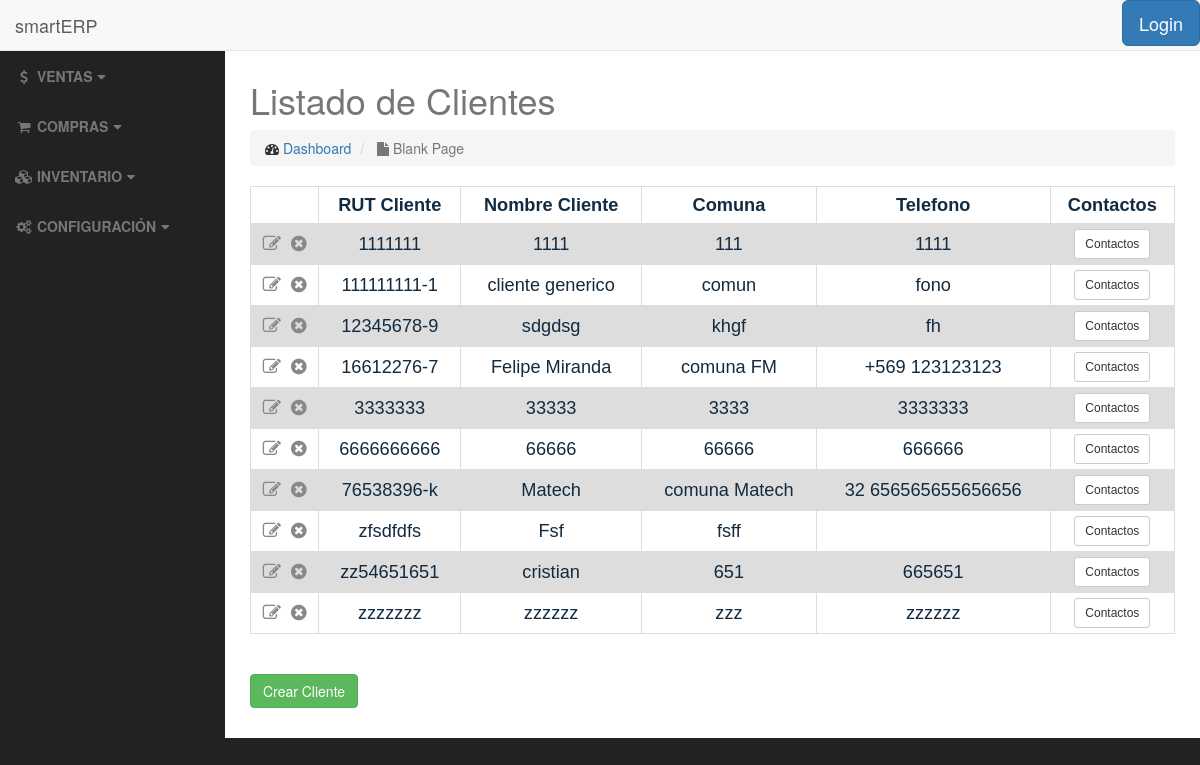
The page /clients/ on the database as committed earlier.
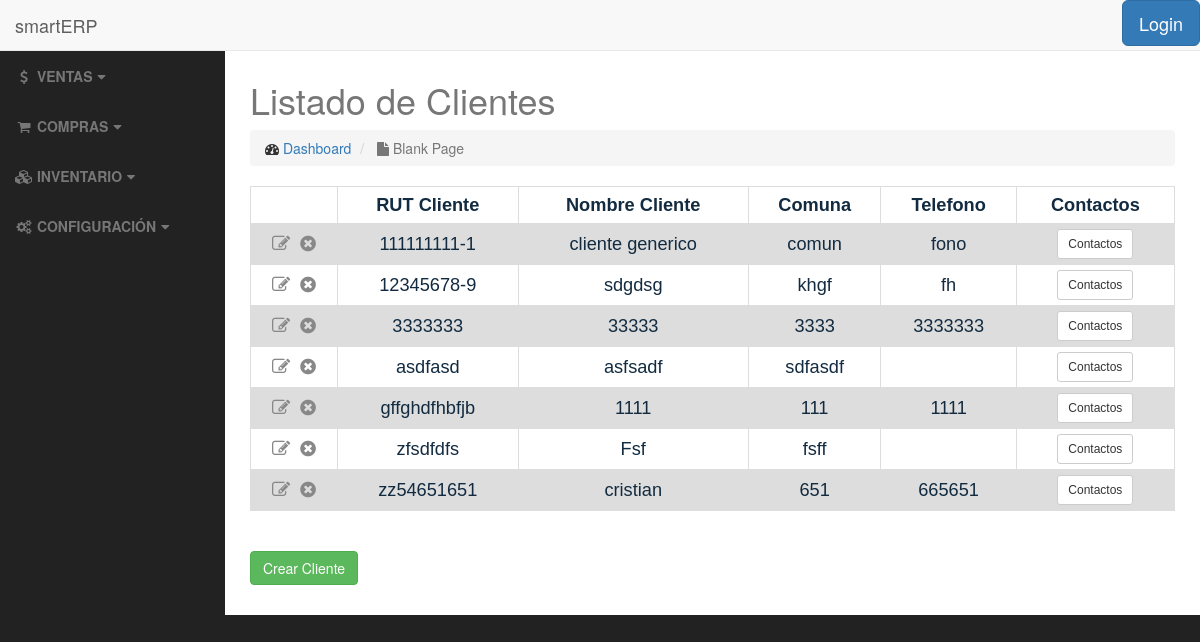
The same page on the database as committed later.
### clients/models.py (models this page shows, shortened)
class Client(models.Model):
    client_rut = models.CharField(max_length=12, unique=True, verbose_name="RUT")
    client_name = models.CharField(max_length=250, verbose_name="Nombre Cliente")
    client_giro = models.CharField(max_length=200, verbose_name="Giro")
    client_address = models.CharField(max_length=100, verbose_name="Direccion")
    client_comuna = models.CharField(max_length=50, verbose_name="Comuna")
    client_ciudad = models.CharField(max_length=50, verbose_name="Ciudad")
    client_region = models.CharField(max_length=50, verbose_name="Region")
    client_tel = models.CharField(max_length=20, blank=True, verbose_name="Telefono")
    client_email = models.EmailField(blank=True, verbose_name="E-mail")
    is_active = models.BooleanField(default=True, verbose_name="Activo")
    class Meta:
        ordering = ['client_rut']

### clients/views.py (the view)
class ClientListView(ListView):
    template_name = 'clients/client_list.html'
    def get_queryset(self):
        return Client.objects.all()

### clients/templates/clients/client_list.html
{% extends 'base.html' %}
<h2>{% block title %}Listado de Clientes{% endblock %}</h2>
{% block body %}
    <table>
            {% if object_list %}
                <tr>
                    <th></th>
                    <th>RUT Cliente</th>
                    <th>Nombre Cliente</th>
                    <th>Comuna</th>
                    <th>Telefono</th>
                    <th>Contactos</th>
                </tr>
                    {% for client in object_list %}
                        <tr>
                            <td>
                                <a href="{% url 'clients:client-update' client.pk %}"><i class="fa fa-pencil-square-o" title="Editar"></i></a>&nbsp;
                                <a href="{% url 'clients:client-delete' client.pk %}"><i class="fa fa-times-circle" title="Eliminar"></i></a>
                            </td>
                            <td>{{ client.client_rut }}</td>
                            <td>{{ client.client_name }}</td>
                            <td>{{ client.client_comuna }}</td>
                            <td>{{ client.client_tel }}</td>
                            <td>
                                <a href="{% url 'clients:contact_list' client.pk %}" class="btn btn-default btn-sm">Contactos</a>
                            </td>
                        </tr>
                    {% endfor %}
            {% else %}
                <h3>No hay clientes registrados</h3>
            {% endif %}
    </table>
    <br>
    <br>
    <a href="{% url 'clients:client-add' %}" class="btn btn-success">Crear Cliente</a>
    <br>
    <br>
{% endblock %}

### templates/base.html (shortened to what this page needs)
<!DOCTYPE html>
<html lang="en">
<head>
    {% load staticfiles %}
    <link href="http://127.0.0.1:8000/static/css/bootstrap.min.css" rel="stylesheet">
    <link rel="stylesheet" href="https://maxcdn.bootstrapcdn.com/bootswatch/3.3.7/superhero/bootstrap.min.css">
    <link href="http://127.0.0.1:8000/static/css/sb-admin.css" rel="stylesheet">
    <link href="http://127.0.0.1:8000/static/font-awesome/css/font-awesome.min.css" rel="stylesheet" type="text/css">
</head>
<body>
    <div id="wrapper">
        <nav class="navbar navbar-default navbar-fixed-top" role="navigation">
            <div class="navbar-header">
                <a class="navbar-brand" href="/">smartERP</a>
            </div>
            <ul class="nav navbar-right top-nav">
                {% if user.active %}
                    <li class="dropdown">
                        <a href="#" class="dropdown-toggle" data-toggle="dropdown"><i class="fa fa-user"></i> John Smith <b class="caret"></b></a>
                        <ul class="dropdown-menu">
                            <li>
                                <a href="#"><i class="fa fa-fw fa-user"></i> Profile</a>
                            </li>
                            <li>
                                <a href="#"><i class="fa fa-fw fa-envelope"></i> Inbox</a>
                            </li>
                            <li>
                                <a href="#"><i class="fa fa-fw fa-gear"></i> Settings</a>
                            </li>
                            <li class="divider"></li>
                            <li>
                                <a href="#"><i class="fa fa-fw fa-power-off"></i> Log Out</a>
                            </li>
                        </ul>
                    </li>
                {% else %}
                    <ul class="nav navbar-nav pull-right">
                        <a class="btn btn-lg btn-primary" data-toggle="modal" href="#myModal" >Login</a>
                    </ul>
                {% endif %}
            </ul>
            <div class="collapse navbar-collapse navbar-ex1-collapse">
                <ul class="nav navbar-nav side-nav">
                    <li class="#">
                        <a href="#ventas" data-toggle="collapse"><i class="fa fa-fw fa-usd"></i> <b>VENTAS</b><i class="fa fa-fw fa-caret-down"></i></a>
                    </li>
                    <li class="#">
                        <a href="#compras" data-toggle="collapse"><i class="fa fa-fw fa-shopping-cart"></i> <b>COMPRAS</b><i class="fa fa-fw fa-caret-down"></i></a>
                    </li>
                    <li class="#">
                        <a href="#inv" data-toggle="collapse"><i class="fa fa-fw fa-cubes"></i> <b>INVENTARIO</b><i class="fa fa-fw fa-caret-down"></i></a>
                    </li>
                    <li class="#">
                        <a href="#conf" data-toggle="collapse"><i class="fa fa-fw fa-cogs"></i> <b>CONFIGURACIÓN</b><i class="fa fa-fw fa-caret-down"></i></a>
                    </li>
                </ul>
            </div>
        </nav>
        <div id="page-wrapper">
            <div class="container-fluid">
                <div class="row">
                    <div class="col-lg-12">
                        <h1 class="text-muted">
                            {% block title %}{% endblock %}
                        </h1>
                        <ol class="breadcrumb">
                            <li>
                                <i class="fa fa-dashboard"></i>  <a href="index.html">Dashboard</a>
                            </li>
                            <li class="active">
                                <i class="fa fa-file"></i> Blank Page
                            </li>
                        </ol>
                    </div>
                </div>
                {% block body %}
                {% endblock %}
            </div>
        </div>
    </div>
</body>
</html>

### static/css/sb-admin.css (style rules this page uses)
body { margin-top: 100px; background-color: #222; }
@media (min-width:768px) { body { margin-top: 50px; } }
#wrapper { padding-left: 0; }
#page-wrapper { width: 100%; padding: 0; background-color: #fff; }
@media (min-width:768px) { #wrapper { padding-left: 225px; } }
@media (min-width:768px) { #page-wrapper { padding: 10px; } }
.top-nav { padding: 0 15px; }
@media (min-width:768px) { .side-nav { position: fixed; top: 51px; left: 225px; width: 225px; margin-left: -225px; border: none; border-radius: 0; overflow-y: auto; background-color: #222; bottom: 0; overflow-x: hidden; padding-bottom: 40px; } }
@media (min-width:768px) { .side-nav>li>a { width: 225px; } }

### templates/base.html (style rules this page uses)
table { font-family: arial, sans-serif; border-collapse: collapse; width: 100%; margin-left: auto; margin-right: auto; }
td, th { border: 1px solid #dddddd; text-align: center; padding: 5px; font-size: 130%; color: #122b40; }
tr:nth-child(even) { background-color: #dddddd; }
.fa-pencil-square-o { color: #888888; }
.fa-times-circle { color: #888888; }

Rows that differ between the two databases and show on the page:
removed Client: client_rut "16612276-7", client_name "Felipe Miranda", client_comuna "comuna FM", client_tel "+569 123123123"
removed Client: client_rut "6666666666", client_name "66666", client_comuna "66666", client_tel "666666"
removed Client: client_rut "76538396-k", client_name "Matech", client_comuna "comuna Matech", client_tel "32 656565655656656"
removed Client: client_rut "zzzzzzz", client_name "zzzzzz", client_comuna "zzz", client_tel "zzzzzz"
added Client: client_rut "asdfasd", client_name "asfsadf", client_comuna "sdfasdf"
changed Client: client_rut "1111111" → "gffghdfhbfjb"; moves down the list
